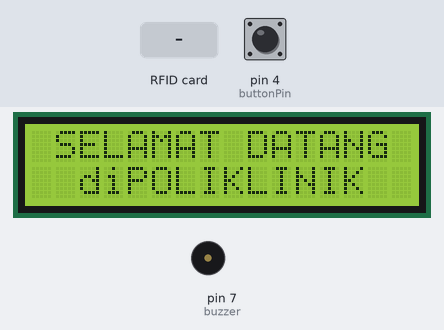
Bench run of a sketch on a simulated Arduino Uno, built with avr-gcc and run on an emulated ATmega328P. On the bench: 16×2 character LCD, buzzer (waves = sounding). The test bench sets the inputs (shaded band); at power-on: pin 4 (buttonPin) HIGH. What the sketch prints to the serial monitor is not drawn.

Above: at 0.2 s.
6.4 s: pin 4 (buttonPin) pulled LOW for 0.15 s
At 7.5 s:
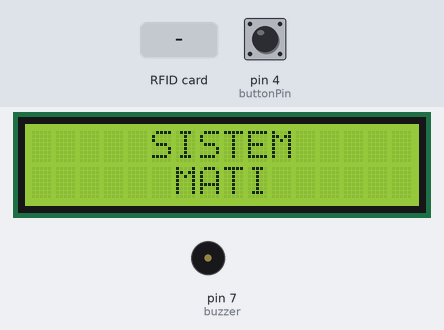
9.5 s: RFID card 5E 7A 19 C4 held to the reader
At 11.1 s:
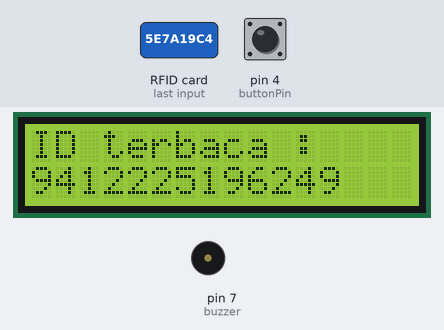
12.5 s: pin 4 (buttonPin) pulled LOW for 1 s
At 13.7 s:
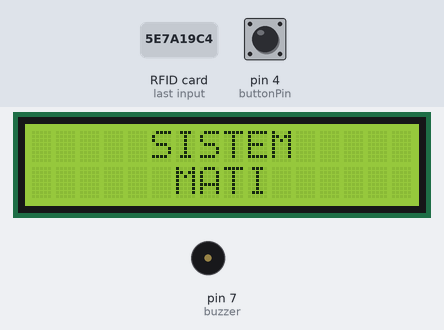
16.5 s: pin 4 (buttonPin) pulled LOW for 3.2 s
Timing chart, 0 to 19.5 s (numbered marks = the images above; inputs shaded):
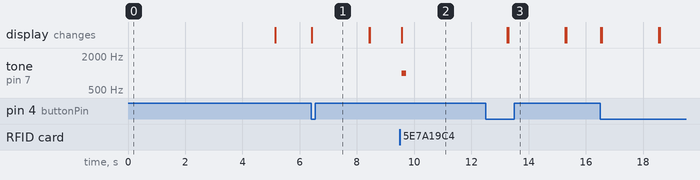

Measured:
- after the input at 6.4 s, the display: changes at once (image 1)
- after the input at 9.5 s, tone on pin 7 (buzzer): silent → 1000 Hz after 0.07 s, → silent 0.15 s later; the display: changes after 0.07 s (image 2)
- after the input at 12.5 s, the display: first differs from a run without the input after 0.78 s (image 3)

The sketch:

arduino_serial_coba.ino
```cpp
#include <SPI.h>
#include <Wire.h>
#include <RFID.h>
#include <LiquidCrystal_I2C.h>
#include <SoftwareSerial.h>

LiquidCrystal_I2C lcd(0x27, 16, 2); // Initialize LCD Display at address 0x27 / 0X3F
#define sda 10 // Pin Serialdata (SDA)
#define rst 9 // Pin Reset
RFID rfid(sda, rst);
const int buzzer = 7; // Deklarasikan pin buzzer sebagai konstanta global
SoftwareSerial uno(2, 3); // RX, TX for communication with ESP8266

const int buttonPin = 4; // Pin untuk tombol push button
bool isOn = false; // Status tombol
String receivedData = "";
void setup() {
  Serial.begin(9600); // Baud rate for serial monitor
  lcd.init(); // Initialize LCD
  lcd.backlight(); // Turn on LCD backlight
  lcd.setBacklight(255); // Set LCD backlight brightness (value between 0 and 255)
  SPI.begin(); // SPI interface initialization
  rfid.init(); // Initialize RFID module
  pinMode(buzzer, OUTPUT); // Set buzzer pin as OUTPUT
  uno.begin(9600); // Initialize communication with ESP8266

  pinMode(buttonPin, INPUT_PULLUP); // Mengatur pin tombol sebagai input dengan pull-up internal

  lcd.setCursor(0, 0);
  lcd.print(" SELAMAT DATANG");
  lcd.setCursor(0, 1);
  lcd.print("  diPOLIKLINIK  ");
  delay(5000);
  lcd.clear();
}

void loop() {
  // Check if power button is pressed to turn on/off the system
  int buttonState = digitalRead(buttonPin);
  if (buttonState == LOW) {
    if (!isOn) { // Jika sistem belum menyala
      // Nyalakan sistem
      lcd.setCursor(0, 0);
      lcd.print("     SISTEM");
      lcd.setCursor(0, 1);
      lcd.print("      MATI   ");
      delay(2000);
      lcd.clear();
      isOn = true;
    }
    else { // Jika sistem sudah menyala
      // Matikan sistem
//      lcd.setCursor(0, 0);
//      lcd.print("SISTEM");
//      lcd.setCursor(0, 1);
//      lcd.print("DIMATIKAN");
//      delay(2000);
      lcd.clear();
      isOn = false;
    }
  }

  // Jika sistem menyala, lanjutkan operasi normal
  if (isOn && buttonState == HIGH) {
    // Display instructions on LCD
    lcd.setCursor(0, 0);
    lcd.print("    SILAHKAN");
    lcd.setCursor(0, 1);
    lcd.print(" TAP KARTU ANDA");

    // Check if RFID card is detected
    // Jika RFID card terdeteksi
    if (rfid.isCard()) {
      if (rfid.readCardSerial()) {
        lcd.clear();
        lcd.setCursor(0, 0);
        lcd.print("ID terbaca :    ");

        lcd.setCursor(0, 1);
        for (int i = 0; i < 5; ++i) {
          Serial.print(rfid.serNum[i]);
          Serial.print(" ");
          lcd.print(rfid.serNum[i]);
        }
        Serial.println();

        playSound(1000, 150);
        delay(500);

        uno.println("RFID Data:");
        for (int i = 0; i < 5; ++i) {
          uno.print(rfid.serNum[i]);
          uno.print(" ");
        }

        uno.println();
        delay(1000);

        while (uno.available()) {
          char c = uno.read();
          Serial.print(c);
          if (c == '\n') {
            lcd.clear();
            lcd.setCursor(0, 0);
            lcd.print("Nama: ");
            lcd.setCursor(0, 1);
            receivedData.trim();
            lcd.print(receivedData);
            receivedData = "";
          } else {
            receivedData += c;
            Serial.print(receivedData);
          }
        }
        delay(2000);
        lcd.clear();
      }
    }
  }
}

// Function to play sound on buzzer with specified frequency and duration
void playSound(int frequency, int duration) {
  tone(buzzer, frequency, duration); // Play tone with specified frequency and duration
  delay(duration); // Wait until duration of tone is over
  noTone(buzzer); // Stop playing tone
}
```
